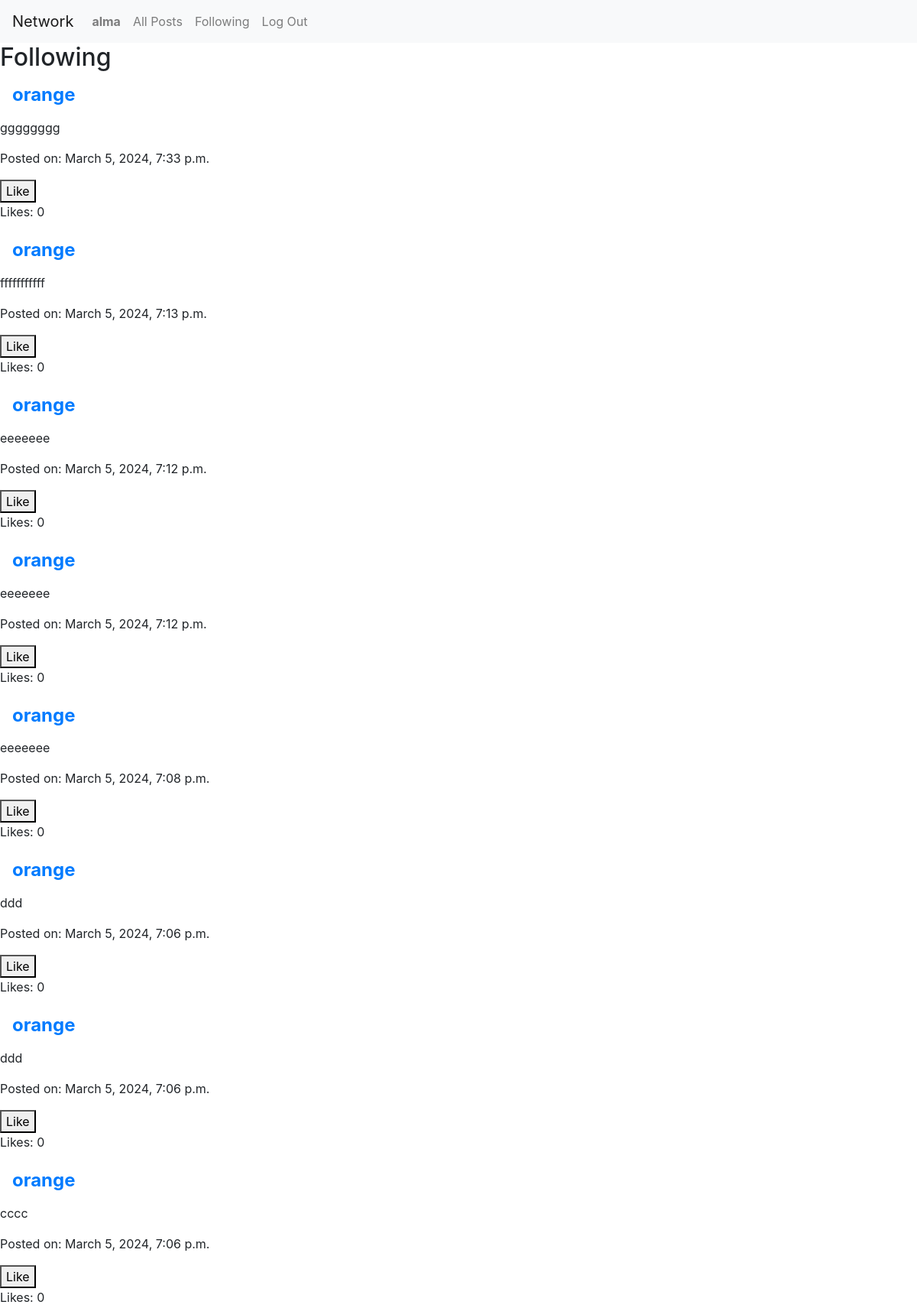
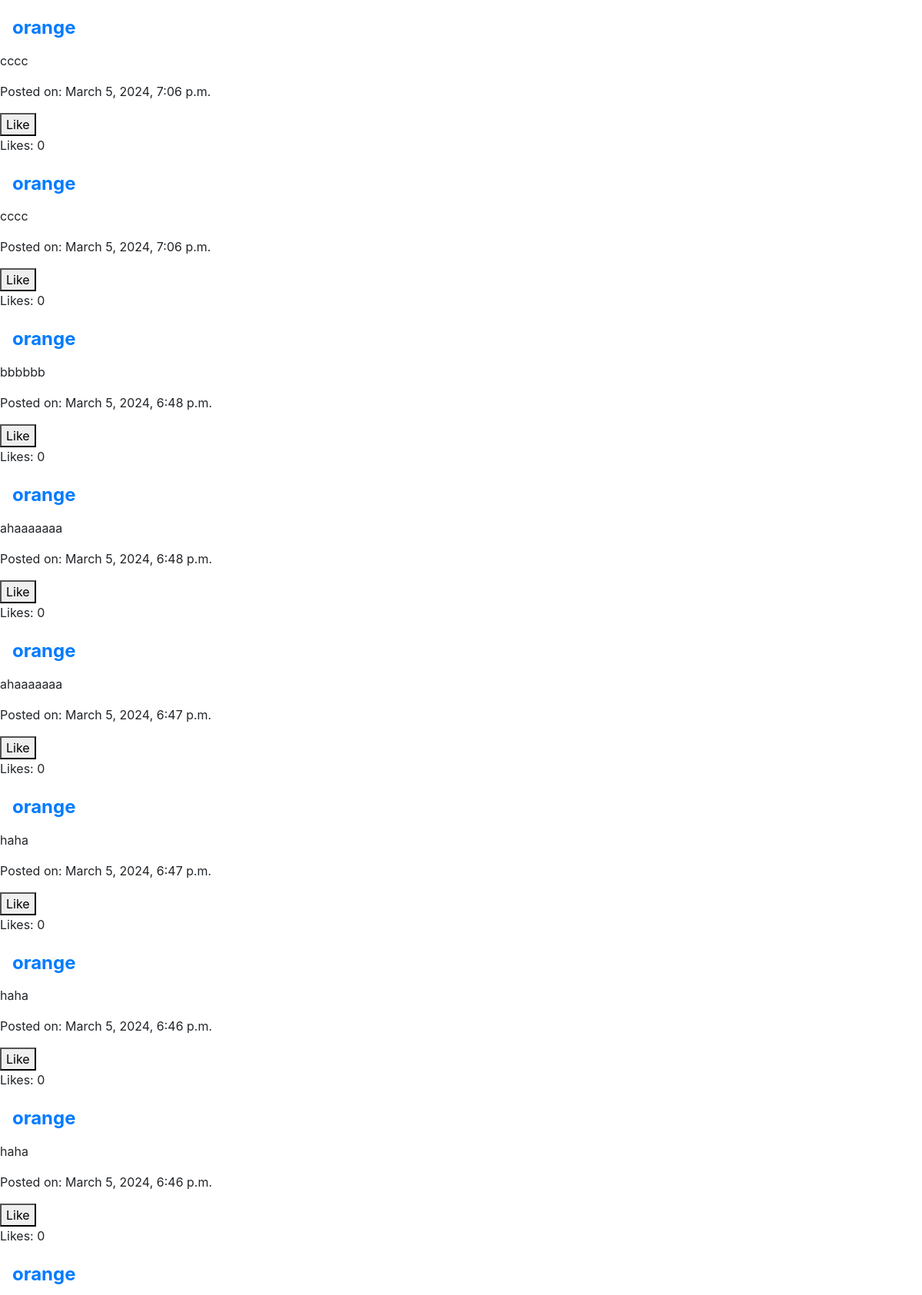
Page /following (signed in, upper part) on the committed database (2 pictures, top to bottom).
### network/models.py (models this page shows)
class User(AbstractUser):
    pass

class Post(models.Model):
    user = models.ForeignKey(User, on_delete=models.CASCADE)
    content = models.TextField()
    created_at = models.DateTimeField(auto_now_add=True)
    @property
    def like_count(self):
        return self.like_set.count()
    def is_liked_by_user(self, user):
        return self.like_set.filter(user=user).exists()

### network/views.py (the view)
# urls.py: path("following", views.following, name="following"),
@login_required
def following(request):
    user_following = request.user.following.all().values_list('followed_id', flat=True)
    posts = Post.objects.filter(user_id__in=user_following).order_by('-created_at')
    for post in posts:
        post.is_liked = False
        if request.user.is_authenticated:
            post.is_liked = post.is_liked_by_user(request.user)
    return render(request, "network/following.html", {
        "posts": posts
    })

### network/templates/network/following.html
{% extends "network/layout.html" %}
{% block body %}
    <h2>Following</h2>
    {% include "network/like.html" %}
{% endblock %}

### network/templates/network/layout.html (shortened to what this page needs)
{% load static %}
<!DOCTYPE html>
<html lang="en">
    <head>
        <link rel="stylesheet" href="https://stackpath.bootstrapcdn.com/bootstrap/4.4.1/css/bootstrap.min.css">
        <link href="{% static 'network/styles.css' %}" rel="stylesheet">
    </head>
    <body>
        <nav class="navbar navbar-expand-lg navbar-light bg-light">
            <a class="navbar-brand" href="#">Network</a>
            <div>
              <ul class="navbar-nav mr-auto">
                {% if user.is_authenticated %}
                    <li class="nav-item">
                        <a class="nav-link" href="{% url 'profile' username=user.username %}"><strong>{{ user.username }}</strong></a>
                    </li>
                {% endif %}
                <li class="nav-item">
                  <a class="nav-link" href="{% url 'index' %}">All Posts</a>
                </li>
                {% if user.is_authenticated %}
                    <li class="nav-item">
                        <a class="nav-link" href="{% url 'following' %}">Following</a>
                    </li>
                    <li class="nav-item">
                        <a class="nav-link" href="{% url 'logout' %}">Log Out</a>
                    </li>
                {% endif %}
              </ul>
            </div>
          </nav>
        <div class="body">
            {% block body %}
            {% endblock %}
        </div>
    </body>
</html>

### network/templates/network/like.html
{% for post in posts %}
<div>
    <h4><a class="nav-link" href="{% url 'profile' username=post.user.username %}"><strong>{{ post.user.username }}</strong></a></h4>
    <p>{{ post.content }}</p>
    <p>Posted on: {{ post.created_at }}</p>
    {%if user.is_authenticated%}
        <button id="like-button-{{post.id}}" class="like-button" data-post="{{ post.id }}" type="submit">
            {% if post.is_liked %}
                Unlike
            {% else %}
                Like
            {% endif %}
        </button>
    {% endif%}
    <p id="like-count-{{post.id}}">Likes: {{ post.like_count }}</p>
</div>
{% endfor %}

### rows in the picture
User: username "alma"
Post: user.username "orange", content "gggggggg", created_at "March 5, 2024, 7:33 p.m.", shows "Like", like_count "0"
Post: user.username "orange", content "fffffffffff", created_at "March 5, 2024, 7:13 p.m.", shows "Like", like_count "0"
Post: user.username "orange", content "eeeeeee", created_at "March 5, 2024, 7:12 p.m.", shows "Like", like_count "0"
Post: user.username "orange", content "eeeeeee", created_at "March 5, 2024, 7:12 p.m.", shows "Like", like_count "0"
Post: user.username "orange", content "eeeeeee", created_at "March 5, 2024, 7:08 p.m.", shows "Like", like_count "0"
Post: user.username "orange", content "ddd", created_at "March 5, 2024, 7:06 p.m.", shows "Like", like_count "0"
Post: user.username "orange", content "ddd", created_at "March 5, 2024, 7:06 p.m.", shows "Like", like_count "0"
Post: user.username "orange", content "cccc", created_at "March 5, 2024, 7:06 p.m.", shows "Like", like_count "0"
Post: user.username "orange", content "cccc", created_at "March 5, 2024, 7:06 p.m.", shows "Like", like_count "0"
Post: user.username "orange", content "cccc", created_at "March 5, 2024, 7:06 p.m.", shows "Like", like_count "0"
Post: user.username "orange", content "bbbbbb", created_at "March 5, 2024, 6:48 p.m.", shows "Like", like_count "0"
Post: user.username "orange", content "ahaaaaaaa", created_at "March 5, 2024, 6:48 p.m.", shows "Like", like_count "0"
Post: user.username "orange", content "ahaaaaaaa", created_at "March 5, 2024, 6:47 p.m.", shows "Like", like_count "0"
Post: user.username "orange", content "haha", created_at "March 5, 2024, 6:47 p.m.", shows "Like", like_count "0"
Post: user.username "orange", content "haha", created_at "March 5, 2024, 6:46 p.m.", shows "Like", like_count "0"
Post: user.username "orange", content "haha", created_at "March 5, 2024, 6:46 p.m.", shows "Like", like_count "0"
Post: user.username "orange"
